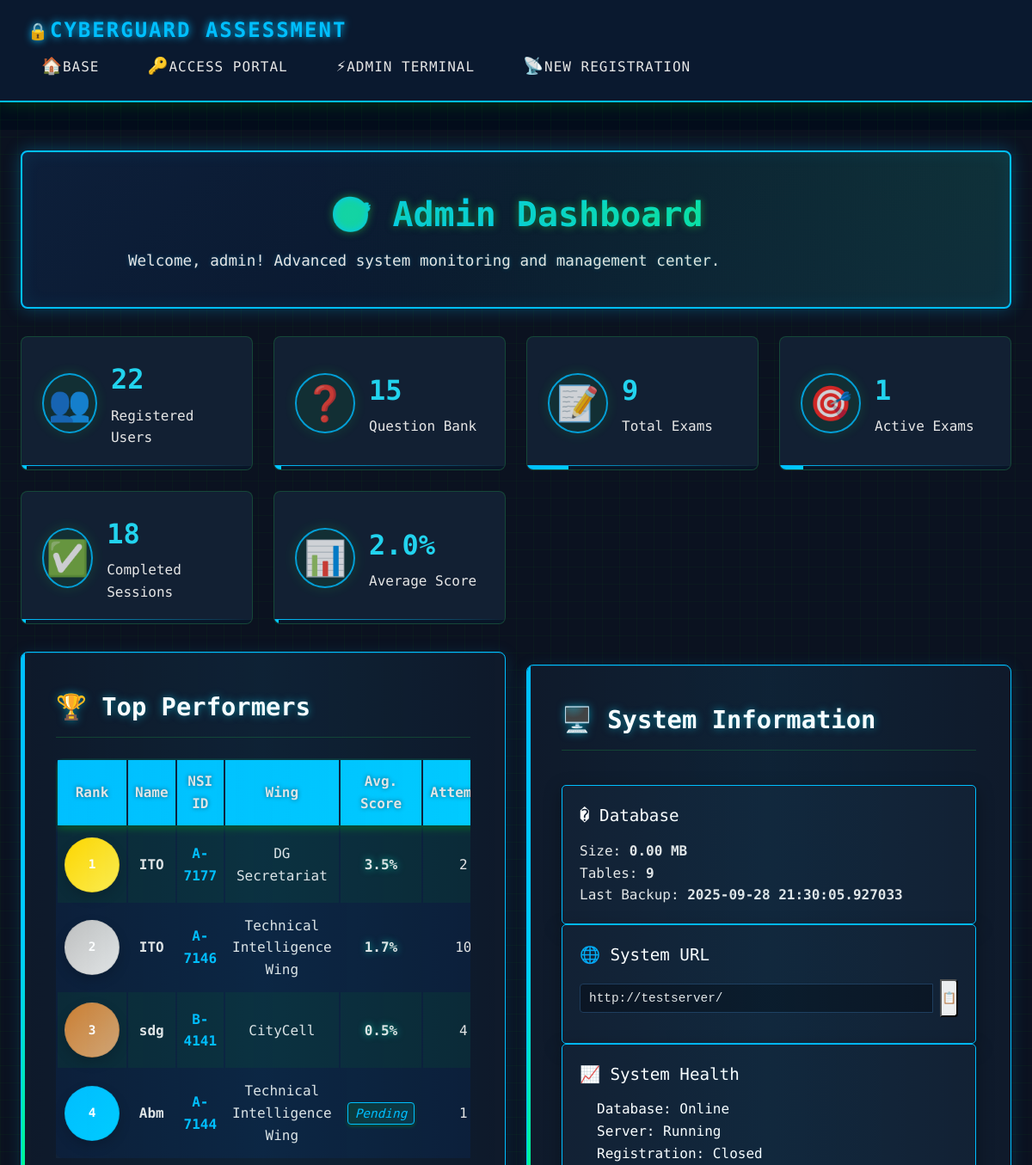
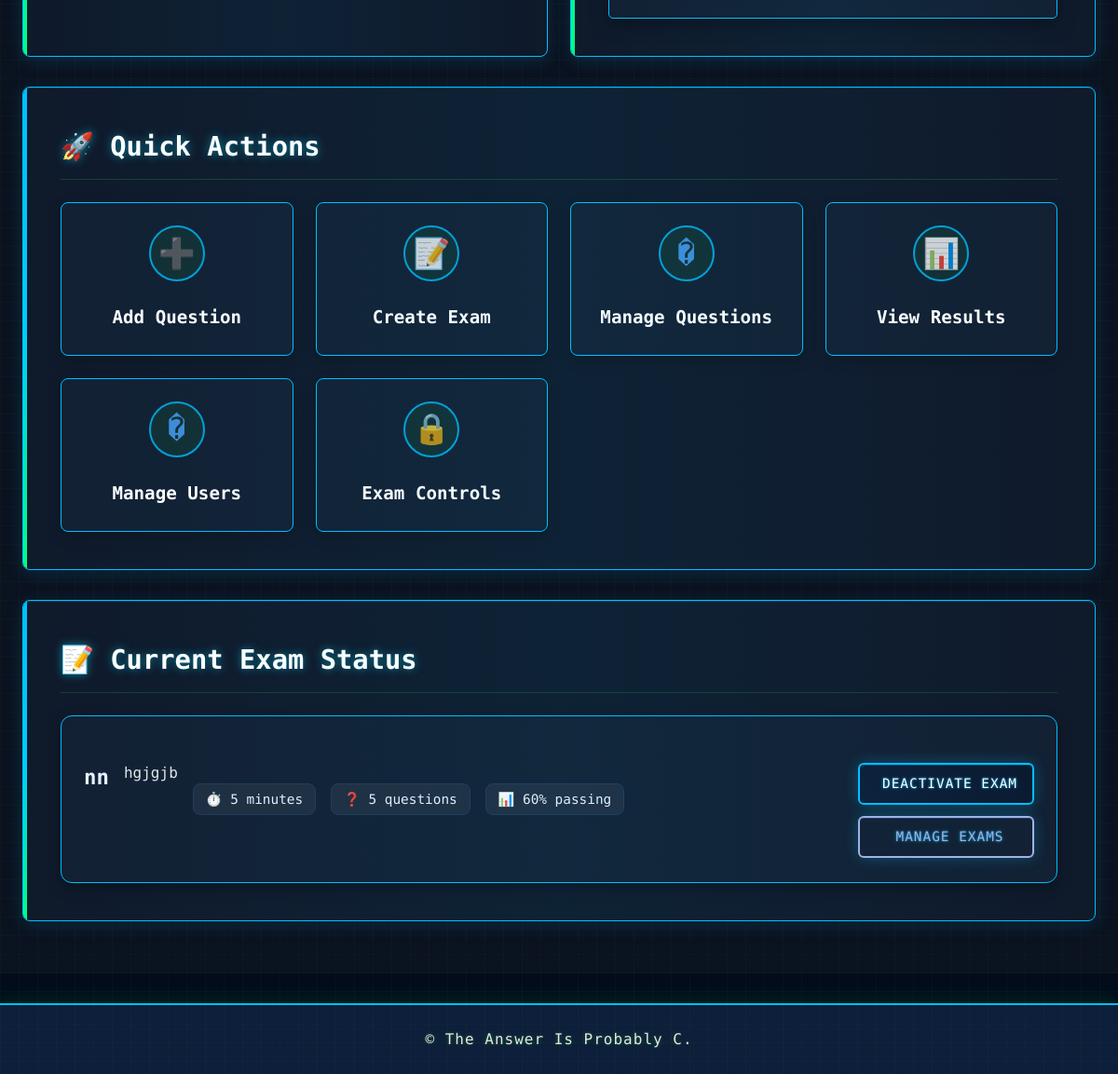
Screenshot of /admin/dashboard (signed in) with the database file from the repository (2 pictures, top to bottom).
### tables this page shows
CREATE TABLE users (
            id INTEGER PRIMARY KEY AUTOINCREMENT,
            nsi_id TEXT UNIQUE NOT NULL,
            name TEXT NOT NULL,
            wing_name TEXT,
            district_name TEXT,
            section_name TEXT,
            password_hash TEXT NOT NULL,
            created_at TIMESTAMP DEFAULT CURRENT_TIMESTAMP
        , division_name TEXT, internal_type TEXT, border_type TEXT, external_type TEXT, country_name TEXT);

CREATE TABLE system_settings (
                id INTEGER PRIMARY KEY AUTOINCREMENT,
                registration_enabled INTEGER DEFAULT 1,
                maintenance_mode INTEGER DEFAULT 0,
                db_backup_path TEXT DEFAULT 'backups/',
                last_backup_time TIMESTAMP,
                created_at TIMESTAMP DEFAULT CURRENT_TIMESTAMP,
                updated_at TIMESTAMP DEFAULT CURRENT_TIMESTAMP
            , exams_enabled INTEGER DEFAULT 1, exam_window_start TIMESTAMP, exam_window_end TIMESTAMP);

CREATE TABLE exams (
            id INTEGER PRIMARY KEY AUTOINCREMENT,
            title TEXT NOT NULL,
            description TEXT,
            duration_minutes INTEGER NOT NULL,
            num_questions INTEGER NOT NULL,
            passing_score INTEGER DEFAULT 60,
            max_attempts INTEGER DEFAULT 1,
            is_active BOOLEAN DEFAULT 0,
            created_at TIMESTAMP DEFAULT CURRENT_TIMESTAMP
        , category_config TEXT, scheduled_start TIMESTAMP, scheduled_end TIMESTAMP, show_result_immediately BOOLEAN DEFAULT 1, enable_copy_protection BOOLEAN DEFAULT 1, enable_screenshot_block BOOLEAN DEFAULT 1, enable_tab_switch_detect BOOLEAN DEFAULT 1);

### new.py (the view, shortened to what this page needs)
@app.route('/admin/dashboard')
def admin_dashboard():
    access_check = admin_access_check()
    if access_check == False:
        flash('Please login as admin', 'error')
        return redirect(url_for('admin_login'))
    elif access_check == 'password_change':
        flash('You must change your password before accessing admin features', 'warning')
        return redirect(url_for('admin_change_password'))
    conn = get_db_connection()
    stats = {
        'total_users': conn.execute('SELECT COUNT(*) FROM users').fetchone()[0],
        'total_questions': conn.execute('SELECT COUNT(*) FROM questions').fetchone()[0],
        'total_exams': conn.execute('SELECT COUNT(*) FROM exams').fetchone()[0],
        'active_exams': conn.execute('SELECT COUNT(*) FROM exams WHERE is_active = 1').fetchone()[0],
        'completed_sessions': conn.execute('SELECT COUNT(*) FROM exam_sessions WHERE is_completed = 1').fetchone()[0]
    }
    avg_score = conn.execute('SELECT AVG(score) FROM exam_sessions WHERE is_completed = 1').fetchone()[0]
    stats['average_score'] = round(avg_score, 1) if avg_score else 0
    recent_users = conn.execute('''
        SELECT * FROM users
        ORDER BY created_at DESC
        LIMIT 5
    ''').fetchall()
    active_exam = conn.execute('SELECT * FROM exams WHERE is_active = 1').fetchone()
    available_exams = conn.execute('SELECT * FROM exams WHERE is_active = 0 ORDER BY created_at DESC').fetchall()
    exams = conn.execute('SELECT * FROM exams ORDER BY created_at DESC').fetchall()
    top_performers = conn.execute('''
        SELECT u.id, u.name, u.nsi_id, u.wing_name,
               ROUND(AVG(es.score), 1) as average_score,
               COUNT(es.id) as exams_taken,
               MIN(es.end_time) as earliest_submission
        FROM users u
        JOIN exam_sessions es ON u.id = es.user_id
        WHERE es.is_completed = 1
        GROUP BY u.id
        HAVING exams_taken > 0
        ORDER BY average_score DESC, earliest_submission ASC
        LIMIT 10
    ''').fetchall()
    controls = conn.execute('SELECT * FROM exam_controls WHERE id = 1').fetchone()
    system_settings_row = conn.execute('SELECT * FROM system_settings WHERE id = 1').fetchone()
    system_settings = {
        'registration_enabled': system_settings_row['registration_enabled'] if system_settings_row else 1,
        'maintenance_mode': system_settings_row['maintenance_mode'] if system_settings_row else 0,
        'show_result_immediately': controls['show_result_immediately'] if controls else 1,
        'enable_copy_protection': controls['enable_copy_protection'] if controls else 1,
    }
    import os
    db_path = os.path.join(os.path.dirname(__file__), 'exam_system.db')
    db_size = os.path.getsize(db_path) if os.path.exists(db_path) else 0
    system_stats = {
        'db_size': f"{db_size / (1024 * 1024):.2f} MB",
        'last_backup': system_settings_row['last_backup_time'] if system_settings_row and system_settings_row['last_backup_time'] else 'Never',
        'table_count': len(conn.execute("SELECT name FROM sqlite_master WHERE type='table'").fetchall())
    }
    conn.close()
    return render_template('admin_dashboard.html',
                         stats=stats,
                         recent_users=recent_users,
                         active_exam=active_exam,
                         available_exams=available_exams,
                         exams=exams,
                         top_performers=top_performers,
                         system_settings=system_settings,
                         system_stats=system_stats)

### templates/admin_dashboard.html (shortened to what this page needs)
{% extends "base.html" %}
{% block extra_css %}
<link rel="stylesheet" href="{{ url_for('static', filename='css/admin-dashboard-enhanced.css') }}">
{% endblock %}
{% block content %}
<div class="admin-dashboard">
    <div class="dashboard-header">
        <h1>🎯 Admin Dashboard</h1>
        <p>Welcome, {{ session.admin_username }}! Advanced system monitoring and management center.</p>
    </div>
    <div class="stats-grid">
        <div class="stat-card">
            <div class="stat-icon">👥</div>
            <div class="stat-content">
                <h3 id="total-users">{{ stats.total_users }}</h3>
                <p>Registered Users</p>
            </div>
            <div class="stat-progress">
                <div class="stat-bar" style="width: {{ (stats.total_users / 1000 * 100) if stats.total_users < 1000 else 100 }}%"></div>
            </div>
        </div>
        <div class="stat-card">
            <div class="stat-icon">❓</div>
            <div class="stat-content">
                <h3 id="total-questions">{{ stats.total_questions }}</h3>
                <p>Question Bank</p>
            </div>
            <div class="stat-progress">
                <div class="stat-bar" style="width: {{ (stats.total_questions / 500 * 100) if stats.total_questions < 500 else 100 }}%"></div>
            </div>
        </div>
        <div class="stat-card">
            <div class="stat-icon">📝</div>
            <div class="stat-content">
                <h3 id="total-exams">{{ stats.total_exams }}</h3>
                <p>Total Exams</p>
            </div>
            <div class="stat-progress">
                <div class="stat-bar" style="width: {{ (stats.total_exams / 50 * 100) if stats.total_exams < 50 else 100 }}%"></div>
            </div>
        </div>
        <div class="stat-card">
            <div class="stat-icon">🎯</div>
            <div class="stat-content">
                <h3 id="active-exams">{{ stats.active_exams }}</h3>
                <p>Active Exams</p>
            </div>
            <div class="stat-progress">
                <div class="stat-bar" style="width: {{ (stats.active_exams / 10 * 100) if stats.active_exams < 10 else 100 }}%"></div>
            </div>
        </div>
        <div class="stat-card">
            <div class="stat-icon">✅</div>
            <div class="stat-content">
                <h3 id="completed-sessions">{{ stats.completed_sessions }}</h3>
                <p>Completed Sessions</p>
            </div>
            <div class="stat-progress">
                <div class="stat-bar" style="width: {{ (stats.completed_sessions / 1000 * 100) if stats.completed_sessions < 1000 else 100 }}%"></div>
            </div>
        </div>
        <div class="stat-card">
            <div class="stat-icon">📊</div>
            <div class="stat-content">
                <h3 id="average-score">{{ stats.average_score }}%</h3>
                <p>Average Score</p>
            </div>
            <div class="stat-progress">
                <div class="stat-bar" style="width: {{ stats.average_score }}%"></div>
            </div>
        </div>
    </div>
    <div class="dashboard-columns">
        <div class="dashboard-section">
            <h2>🏆 Top Performers</h2>
            {% if top_performers %}
                <div class="top-performers">
                    <table class="data-table">
                        <thead>
                            <tr>
                                <th style="width: 60px;">Rank</th>
                                <th>Name</th>
                                <th>NSI ID</th>
                                <th>Wing</th>
                                <th style="width: 100px;">Avg. Score</th>
                                <th style="width: 70px;">Attempts</th>
                            </tr>
                        </thead>
                        <tbody>
                            {% for performer in top_performers %}
                            <tr>
                                <td class="rank-cell">
                                    <div class="rank-badge {% if loop.index == 1 %}gold{% elif loop.index == 2 %}silver{% elif loop.index == 3 %}bronze{% endif %}">
                                        {{ loop.index }}
                                    </div>
                                </td>
                                <td><strong>{{ performer.name }}</strong></td>
                                <td><a href="{{ url_for('admin_users', edit=performer.nsi_id) }}" class="nsi-link">{{ performer.nsi_id|upper }}</a></td>
                                <td>{{ performer.wing_name or '-' }}</td>
                                <td>
                                    {% if performer.average_score > 0 %}
                                        <strong class="score-positive">{{ performer.average_score }}%</strong>
                                    {% else %}
                                        <span class="score-pending">Pending</span>
                                    {% endif %}
                                </td>
                                <td><span class="attempt-count">{{ performer.exams_taken }}</span></td>
                            </tr>
                            {% endfor %}
                        </tbody>
                    </table>
                </div>
            {% else %}
                <div class="no-data">
                    <div class="no-data-icon">📊</div>
                    <h4>No Performance Data Yet</h4>
                    <p>Top performers will appear here once users complete exams.</p>
                </div>
            {% endif %}
        </div>
        <div class="dashboard-section system-info">
            <h2>🖥️ System Information</h2>
            <div class="info-grid">
                <div class="info-card">
                    <h4>� Database</h4>
                    <div class="info-details">
                        <p>Size: <strong>{{ system_stats.db_size }}</strong></p>
                        <p>Tables: <strong>{{ system_stats.table_count }}</strong></p>
                        <p>Last Backup: <strong>{{ system_stats.last_backup }}</strong></p>
                    </div>
                </div>
                <div class="info-card">
                    <h4>🌐 System URL</h4>
                    <div class="url-display">
                        <input type="text" value="{{ request.url_root }}" readonly onclick="this.select()">
                        <button onclick="copyToClipboard('{{ request.url_root }}')" class="btn-copy">📋</button>
                    </div>
                </div>
                <div class="info-card">
                    <h4>📈 System Health</h4>
                    <div class="health-indicators">
                        <div class="status-indicator">
                            <span class="status-dot status-good"></span>
                            <span>Database: Online</span>
                        </div>
                        <div class="status-indicator">
                            <span class="status-dot status-good"></span>
                            <span>Server: Running</span>
                        </div>
                        <div class="status-indicator">
                            <span class="status-dot {{ 'status-good' if system_settings.registration_enabled else 'status-warning' }}"></span>
                            <span>Registration: {{ 'Open' if system_settings.registration_enabled else 'Closed' }}</span>
                        </div>
                    </div>
                </div>
            </div>
        </div>
    </div>
    <div class="dashboard-section">
        <h2>🚀 Quick Actions</h2>
        <div class="action-grid">
            <a href="{{ url_for('add_question') }}" class="action-card">
                <div class="action-icon">➕</div>
                <h3>Add Question</h3>
            </a>
            <a href="{{ url_for('add_exam') }}" class="action-card">
                <div class="action-icon">📝</div>
                <h3>Create Exam</h3>
            </a>
            <a href="{{ url_for('admin_questions') }}" class="action-card">
                <div class="action-icon">�</div>
                <h3>Manage Questions</h3>
            </a>
            <a href="{{ url_for('admin_results') }}" class="action-card">
                <div class="action-icon">📊</div>
                <h3>View Results</h3>
            </a>
            <a href="{{ url_for('admin_users') }}" class="action-card">
                <div class="action-icon">�</div>
                <h3>Manage Users</h3>
            </a>
            <a href="{{ url_for('admin_exam_controls') }}" class="action-card">
                <div class="action-icon">🔒</div>
                <h3>Exam Controls</h3>
            </a>
        </div>
    </div>
    <div class="dashboard-section">
        <h2>📝 Current Exam Status</h2>
        {% if active_exam %}
            <div class="active-exam-card">
                <div class="exam-info">
                    <h3>{{ active_exam.title }}</h3>
                    <p>{{ active_exam.description or 'No description' }}</p>
                    <div class="exam-details">
                        <span class="detail-item">⏱️ {{ active_exam.duration_minutes }} minutes</span>
                        <span class="detail-item">❓ {{ active_exam.num_questions }} questions</span>
                        <span class="detail-item">📊 {{ active_exam.passing_score }}% passing</span>
                    </div>
                </div>
                <div class="exam-actions" style="display: flex; flex-direction: column; gap: 0.75rem; min-width: 160px;">
                    <button type="button" class="btn btn-warning" onclick="deactivateExam({{ active_exam.id }})"
                            style="background: linear-gradient(135deg, #f39c12, #e67e22); color: white; padding: 0.6rem 1rem; border: none; border-radius: 6px; cursor: pointer; display: flex; align-items: center; justify-content: center; gap: 0.5rem;">
                         Deactivate Exam
                    </button>
                    <a href="{{ url_for('admin_exams') }}" class="btn btn-secondary"
                       style="background: rgba(52, 73, 94, 0.8); color: white; padding: 0.6rem 1rem; border: 1px solid rgba(149, 165, 166, 0.3); border-radius: 6px; text-decoration: none; display: flex; align-items: center; justify-content: center; gap: 0.5rem;">
                         Manage Exams
                    </a>
                </div>
            </div>
        {% endif %}
    </div>
</div>
{% endblock %}

### rows the page displays
users: admin_username "admin", name "sdg", nsi_id "B-4141", wing_name "CityCell", average_score "0.5", exams_taken "4"
users: name "ITO", nsi_id "A-7177", wing_name "DG Secretariat", average_score "3.5", exams_taken "2"
users: name "ITO", nsi_id "A-7146", wing_name "Technical Intelligence Wing", average_score "1.7", exams_taken "10"
users: name "Abm", nsi_id "A-7144", wing_name "Technical Intelligence Wing", shows "Pending", exams_taken "1"
system_settings: last_backup "2025-09-28 21:30:05.927033"
exams: title "nn", description "hgjgjb", duration_minutes "5", num_questions "5", passing_score "60"

### other values shown
{{ stats.total_users }} "22"
{{ stats.total_questions }} "15"
{{ stats.total_exams }} "9"
{{ stats.active_exams }} "1"
{{ stats.completed_sessions }} "18"
{{ stats.average_score }} "2.0"
{{ system_stats.db_size }} "0.00 MB"
{{ system_stats.table_count }} "9"
{{ 'Open' if system_settings.registration_enabled else 'Closed' }} "Closed"
